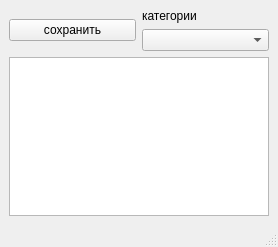
<?xml version="1.0" encoding="UTF-8"?>
<ui version="4.0">
 <class>EditWindow</class>
 <widget class="QMainWindow" name="EditWindow">
  <property name="geometry">
   <rect>
    <x>0</x>
    <y>0</y>
    <width>278</width>
    <height>247</height>
   </rect>
  </property>
  <property name="windowTitle">
   <string>Редактирование</string>
  </property>
  <widget class="QWidget" name="centralwidget">
   <layout class="QGridLayout" name="gridLayout">
    <item row="1" column="1">
     <widget class="QComboBox" name="comboBox"/>
    </item>
    <item row="0" column="1">
     <widget class="QLabel" name="label">
      <property name="text">
       <string>категории</string>
      </property>
     </widget>
    </item>
    <item row="0" column="0" rowspan="2">
     <widget class="QPushButton" name="pushButton">
      <property name="text">
       <string>сохранить</string>
      </property>
     </widget>
    </item>
    <item row="2" column="0" colspan="2">
     <widget class="QTextEdit" name="textEdit"/>
    </item>
   </layout>
  </widget>
  <widget class="QMenuBar" name="menubar">
   <property name="geometry">
    <rect>
     <x>0</x>
     <y>0</y>
     <width>278</width>
     <height>22</height>
    </rect>
   </property>
  </widget>
  <widget class="QStatusBar" name="statusbar"/>
 </widget>
 <resources/>
 <connections/>
</ui>
